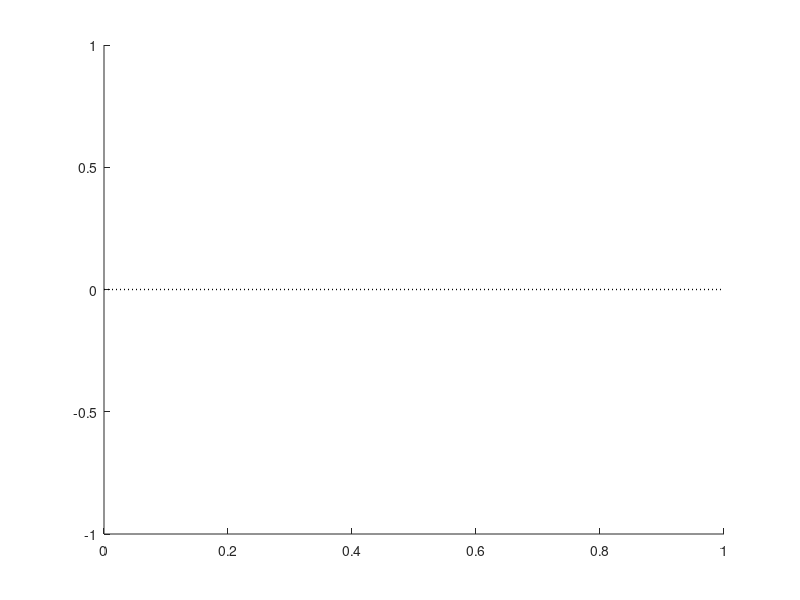

Reproduce this figure in MATLAB.
function [lh] = horzline(yloc,hax,color, linestyle, linewidth)
% function [lh] = vertline(xloc,hax,color, linestyle)
if nargin<1
    yloc =0;
end

if nargin<2 || isempty(hax)
    hax = gcf;
end

if nargin<3 || isempty(color)
    color =  'k';
end

if nargin<4 || isempty(linestyle)
    linestyle =  ':';
end


if nargin<5|| isempty(linewidth)
    linewidth =  1;
end
lh=line(get(gca, 'xlim'),[yloc yloc], 'color', color, ...
    'linestyle', linestyle,'linewidth',linewidth);